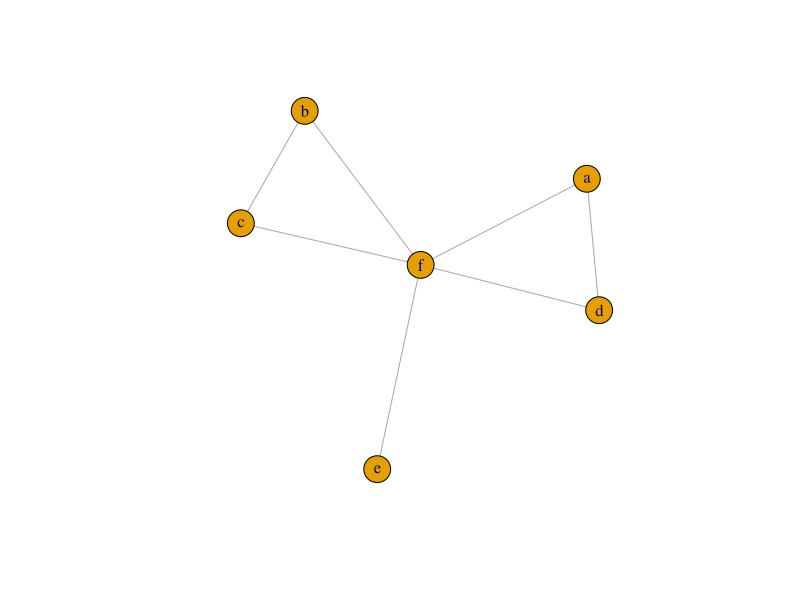
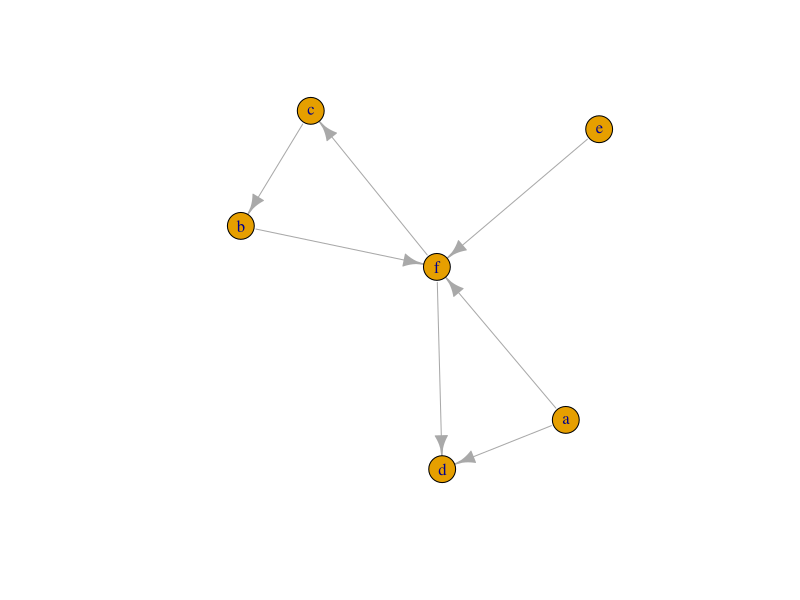
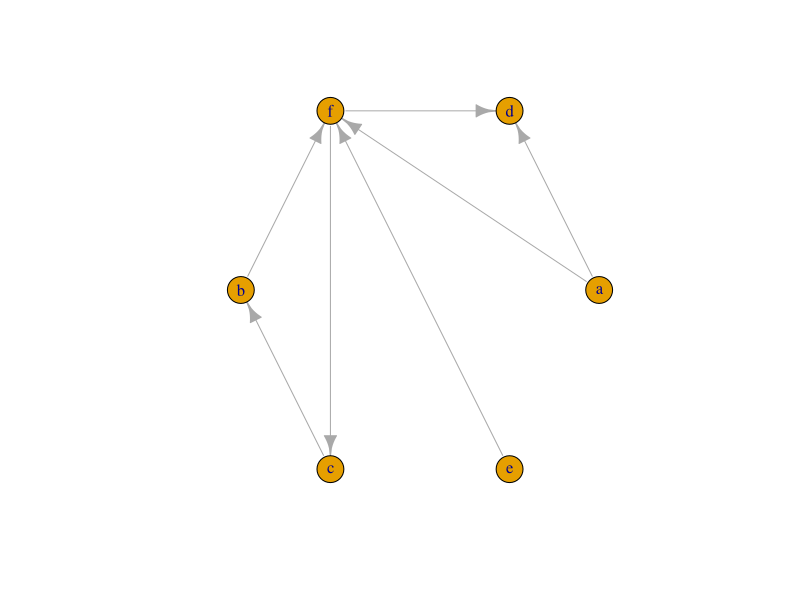
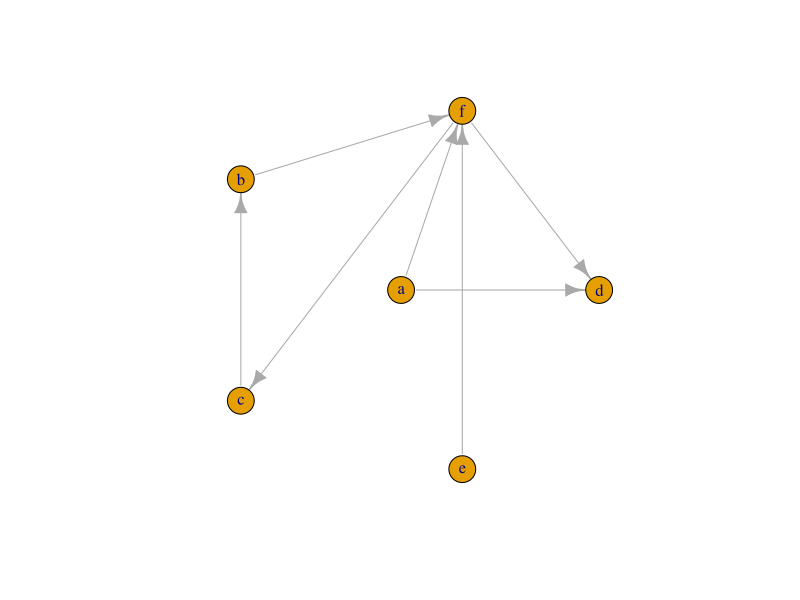
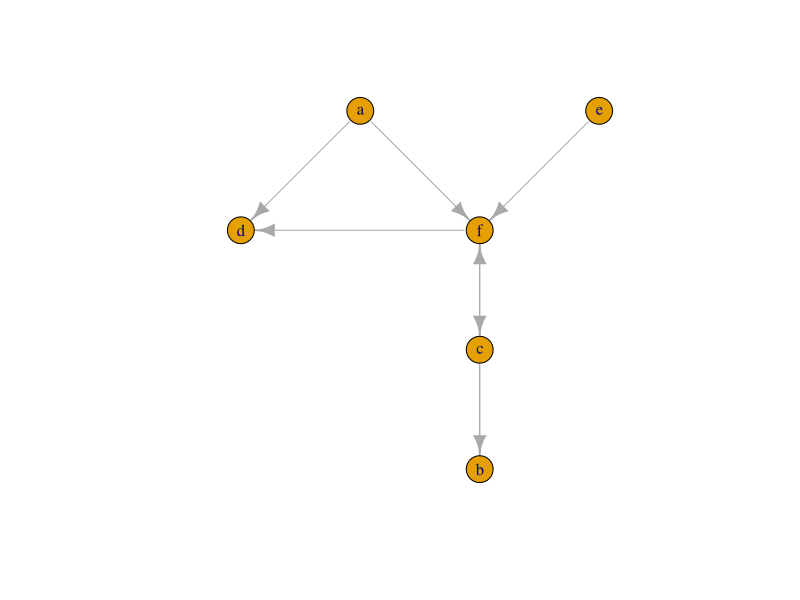
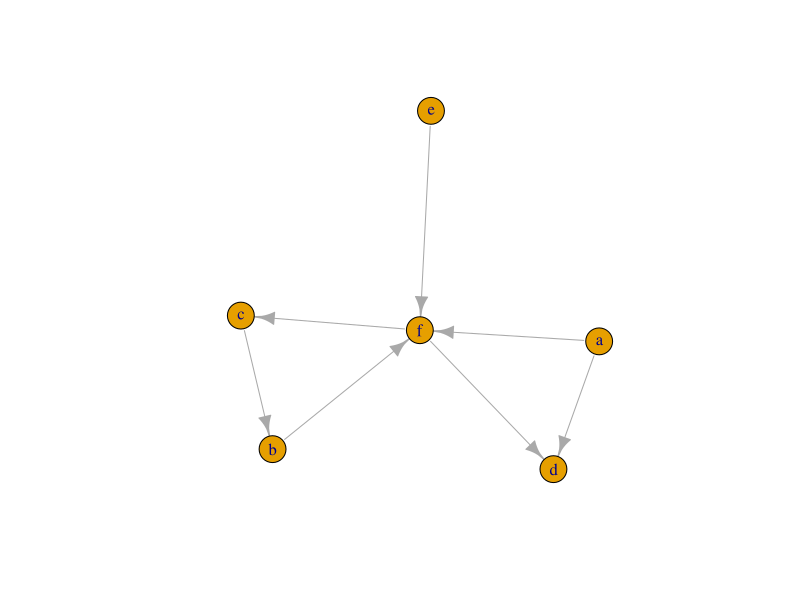
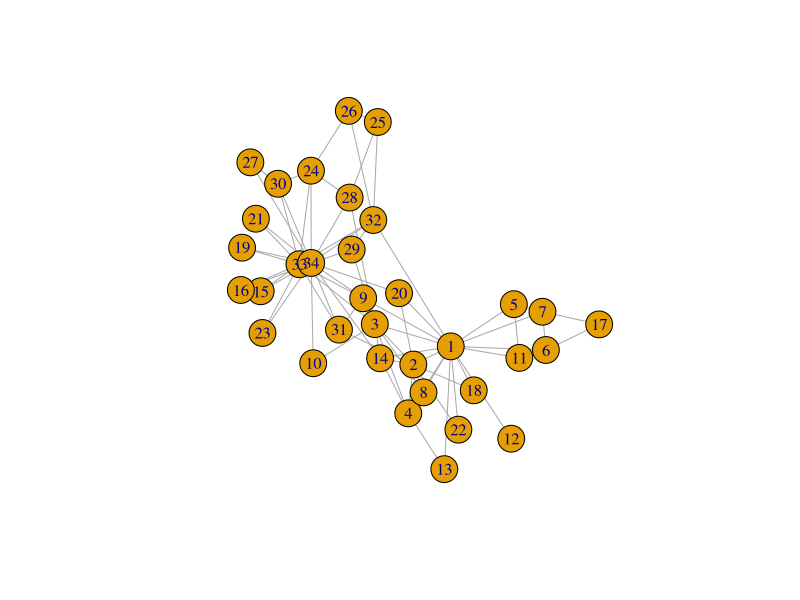
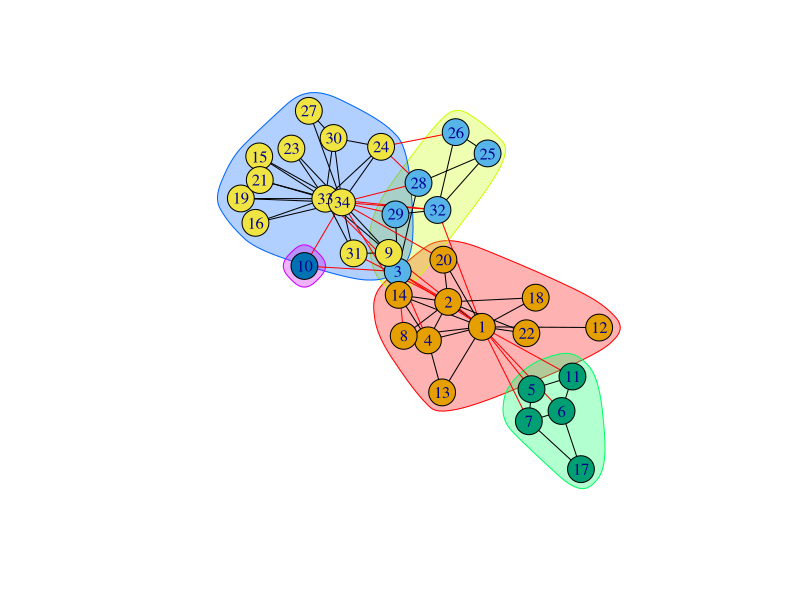

Here is the R script that generated these plots, in order:
## ---- chunk 1
# Preparations
library(igraph)
## ---- chunk 2
gU <- make_graph(c("a","d",
                   "a","f",
                   "b","f",
                   "c","b",
                   "e","f",
                   "f","c",
                   "f","d"),
                 directed = F)
## ---- chunk 3
# a) Plot the obtained graph.
plot(gU)
## ---- chunk 4
# b) Obtain the set of vertices and edges.
V(gU)
E(gU)
## ---- chunk 5
# c) Obtain the adjacency matrix.
gU[]
## ---- chunk 6
# d) Obtain the centrality degree, closeness and betweenness of each node.
degree(gU)
closeness(gU)
betweenness(gU)
## ---- chunk 7
gD <- make_graph(c("a","d",
                   "a","f",
                   "b","f",
                   "c","b",
                   "e","f",
                   "f","c",
                   "f","d"),
                 directed = T)
## ---- chunk 8
# a) Plot the obtained graph.
plot(gD)
## ---- chunk 9
# b) Obtain the set of vertices and edges.
V(gD)
E(gD)
## ---- chunk 10
# c) Obtain the adjacency matrix.
gD[]
## ---- chunk 11
# d) Obtain the centrality degree, closeness and betweenness of each node.
degree(gD)
closeness(gD)
betweenness(gD)
## ---- chunk 12
# e) Plot the same graph, but with different layouts.
l <- layout_in_circle(gD)
plot(gD,layout=l)

l <- layout_as_star(gD)
plot(gD,layout=l)

l <- layout_as_tree(gD)
plot(gD,layout=l)

plot(gD,layout=layout_nicely(gD))
## ---- chunk 13
# f) Obtain the list of nodes by decreasing order of their hub scores.
hs <- hub_score(gD)
sort(hs$vector, decreasing = T)
## ---- chunk 14
# g) Obtain the list of nodes by decreasing order of their authorities scores.
as <- authority_score(gD)
sort(as$vector, decreasing = T)
## ---- chunk 15
# h) Obtain the list of nodes by decreasing order of their page rank scores with a damping factor of 0.9.
pr <- page_rank(gD, damping=0.9)
sort(pr$vector, decreasing = T)
## ---- chunk 16
# Preparation
karate <- make_graph("Zachary")
## ---- chunk 17
# a) Plot the obtained graph.
plot(karate)
## ---- chunk 18
# b) Apply the Girvan-Newman algorithm to detect communities, through the function cluster_edge_betweenness().
ceb <- cluster_edge_betweenness(karate)
ceb
# cef is used more often with high density networks, careful since it uses more computer power
## ---- chunk 19
# c) Plot the result of detected communities over the graph.
plot(ceb,karate)
## ---- chunk 20
# d) What do the functions sizes() and membership() give you?
sizes(ceb)
membership(ceb)
## ---- chunk 21
# e) Plot the result of obtained communities as a hclust object.
plot(as.hclust(ceb))
## ---- chunk 22
# f) Apply one of the modularity maximization techniques to detect communities, through the function cluster_fast_greedy().
cfg <- cluster_fast_greedy(karate)
cfg
# cfg is used more often with large networks
## ---- chunk 23
# g) Explore the obtained results.
plot(cfg, karate)
plot(cfg, karate,
     layout=layout_as_star(karate))

sizes(cfg)
membership(cfg)
hc <- as.hclust(cfg)
plot(hc)

# Displaying the separation between communities
rect.hclust(hc,3)
## ---- chunk 24
# Preparing display for two columns 
par(mfrow=c(1,2))

plot(cluster_edge_betweenness(gU), gU,
     main="Edge Betweenness")

plot(cluster_fast_greedy(gU), gU,
     main="Fast Greedy")
